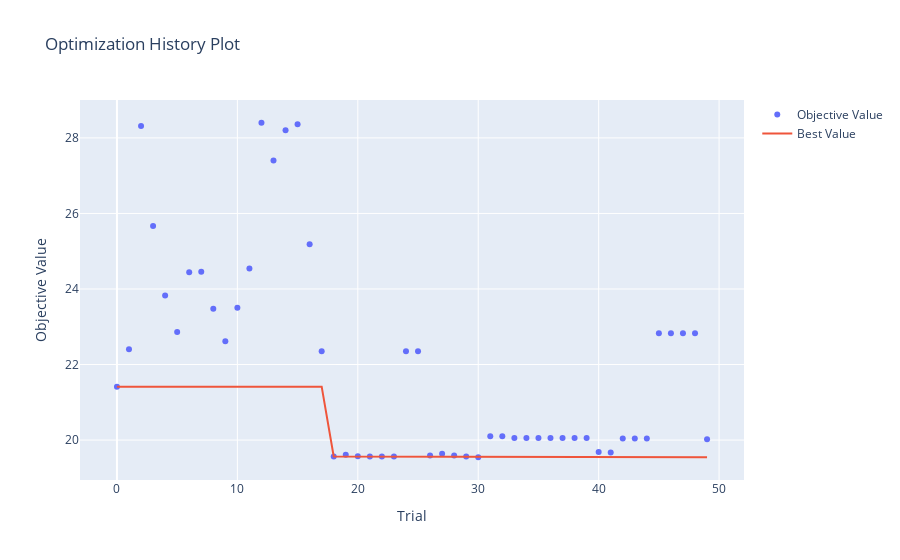

The notebook cell this image was saved under:
### Code cell
optuna.visualization.plot_optimization_history(study)

### Figure 1 — Plotly figure (JSON) as saved in the notebook; plotly's stock layout.template omitted (floating-point values rounded to 4 significant figures)
{"data": [{"mode": "markers", "name": "Objective Value", "type": "scatter", "x": [0, 1, 2, 3, 4, 5, 6, 7, 8, 9, 10, 11, 12, 13, 14, 15, 16, 17, 18, 19, 20, 21, 22, 23, 24, 25, 26, 27, 28, 29, 30, 31, 32, 33, 34, 35, 36, 37, 38, 39, 40, 41, 42, 43, 44, 45, 46, 47, 48, 49], "y": [21.41, 22.4, 28.32, 25.67, 23.83, 22.86, 24.45, 24.46, 23.48, 22.62, 23.5, 24.55, 28.4, 27.4, 28.2, 28.36, 25.19, 22.35, 19.56, 19.61, 19.57, 19.57, 19.57, 19.57, 22.35, 22.35, 19.59, 19.64, 19.59, 19.56, 19.54, 20.1, 20.1, 20.06, 20.06, 20.06, 20.06, 20.06, 20.06, 20.06, 19.68, 19.67, 20.04, 20.04, 20.04, 22.83, 22.83, 22.83, 22.83, 20.02]}, {"mode": "lines", "name": "Best Value", "type": "scatter", "x": [0, 1, 2, 3, 4, 5, 6, 7, 8, 9, 10, 11, 12, 13, 14, 15, 16, 17, 18, 19, 20, 21, 22, 23, 24, 25, 26, 27, 28, 29, 30, 31, 32, 33, 34, 35, 36, 37, 38, 39, 40, 41, 42, 43, 44, 45, 46, 47, 48, 49], "y": [21.41, 21.41, 21.41, 21.41, 21.41, 21.41, 21.41, 21.41, 21.41, 21.41, 21.41, 21.41, 21.41, 21.41, 21.41, 21.41, 21.41, 21.41, 19.56, 19.56, 19.56, 19.56, 19.56, 19.56, 19.56, 19.56, 19.56, 19.56, 19.56, 19.56, 19.54, 19.54, 19.54, 19.54, 19.54, 19.54, 19.54, 19.54, 19.54, 19.54, 19.54, 19.54, 19.54, 19.54, 19.54, 19.54, 19.54, 19.54, 19.54, 19.54]}, {"marker": {"color": "#cccccc"}, "mode": "markers", "name": "Infeasible Trial", "showlegend": false, "type": "scatter", "x": [], "y": []}], "layout": {"title": {"text": "Optimization History Plot"}, "xaxis": {"title": {"text": "Trial"}}, "yaxis": {"title": {"text": "Objective Value"}}}}
